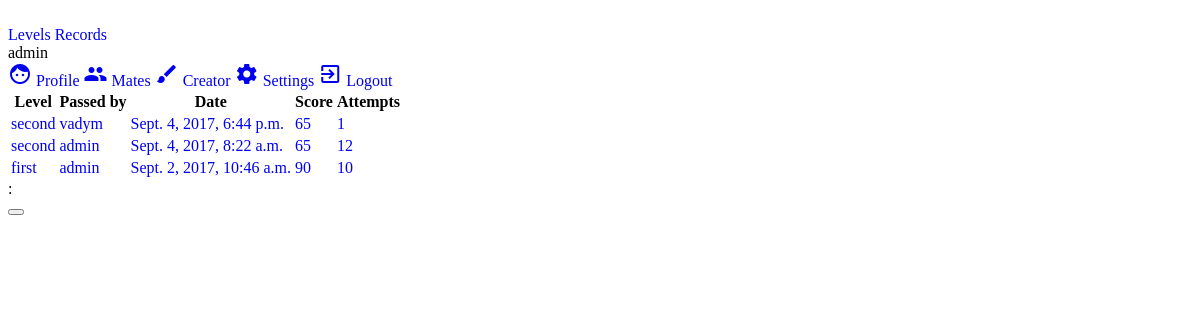
/records (signed in), run on an earlier commit of the app's database.
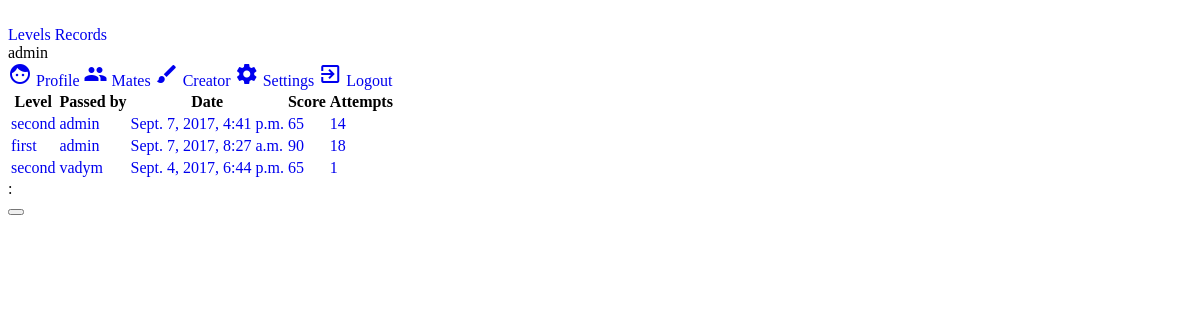
And on a later commit of the database.
### pluto/models.py (models this page shows, shortened)
class Record(models.Model):
    to = models.ForeignKey(Level, related_name='result_to', on_delete=models.CASCADE, blank=False, null=False)
    by = models.ForeignKey(User, related_name='result_by', on_delete=models.CASCADE, blank=False, null=False)
    date = models.DateTimeField(default=timezone.now, blank=False)
    attempts = models.IntegerField(blank=False)
    program = models.TextField(max_length=512)
    result = models.BooleanField(default=False, blank=False)
    score = models.IntegerField(default=0, blank=False)

class Level(models.Model):
    name = models.CharField(max_length=128, blank=False)
    date = models.DateTimeField(default=timezone.datetime.now, blank=False)
    by = models.ForeignKey(User, on_delete=models.CASCADE, blank=False, null=False)
    tilemap = models.TextField(max_length=1024)
    command_forward = models.IntegerField(blank=True)
    command_backward = models.IntegerField(blank=True)
    command_left = models.IntegerField(blank=True)
    command_right = models.IntegerField(blank=True)
    command_lo = models.IntegerField(blank=True)
    command_op = models.IntegerField(blank=True)
    hero_x = models.IntegerField(blank=False)
    hero_y = models.IntegerField(blank=False)
    hero_dir = models.IntegerField(blank=False)

class User(AbstractUser):
    image = models.ImageField(default='no_image.png', upload_to=user_directory_image_path)
    points = models.FloatField(default=10, blank=False)
    skin = models.CharField(default='polo', blank=False, max_length=32)

### pluto/views.py (the view, shortened to what this page needs)
# urls.py: url(r'^records', views.record),
@login_required(login_url='/login')
def record(request, level_id=None, by_id=None):
    if request.method == 'POST':
        by_id = request.user.id
    if level_id and by_id:
        try:
            current_level = models.Level.objects.get(id=level_id)
        except ObjectDoesNotExist:
            messages.error(request, "No such level.")
            return levels(request)
        if request.method == 'POST':
            try:
                current = models.Record.objects.get(by=by_id, to=level_id)
            except ObjectDoesNotExist:
                current = models.Record()
                current.by = request.user
                current.to = current_level
                current.attempts = 0
            current.attempts += int(request.POST['attempts'])
            current.date = timezone.localtime(timezone.now())
            program = json.loads(request.POST['program'])
            score = 0
            for i in program:
                if i == 'forward' or i == 'backward':
                    score += models.move_value
                elif i == 'left' or i == 'right':
                    score += models.turn_value
                elif i == 'lo' or i == 'op':
                    score += models.loop_value
            max_score = (current_level.command_forward + current_level.command_backward) * models.move_value
            max_score += (current_level.command_right + current_level.command_left) * models.turn_value
            max_score += (current_level.command_lo + current_level.command_op) * models.loop_value
            score = max_score * 2 - score
            if not current.score or score > current.score:
                current.score = score
                current.program = program
            current.save()
            messages.success(request, "Good job! Now you are " + ordinal(
                current.ranking()) + " in " + current_level.name + " level rating.")
        else:
            try:
                current = models.Record.objects.get(to=level_id, by=by_id)
            except ObjectDoesNotExist:
                messages.error(request, "No records like this.")
                return record(request, current_level)
        return render(request, 'result.html', {'result': current})
    else:
        context = {}
        if level_id:
            try:
                current_level = models.Level.objects.get(id=level_id)
            except ObjectDoesNotExist:
                messages.error(request, "No such level yet.")
                return record(request)
            try:
                results = models.Record.objects.filter(to=current_level).order_by('score')
            except ObjectDoesNotExist:
                messages.warning(request, "None passed this level yet.")
                return level(request, current_level)
            context['level'] = current_level
        else:
            results = models.Record.objects.all().order_by('-date')
        context['records'] = results
        return render(request, 'results.html', context)

### templates/results.html (shortened to what this page needs)
{% extends 'base.html' %}
{% block content %}
    <div class="mdl-grid">
        <table class="mdl-cell mdl-cell--12-col mdl-data-table mdl-js-data-table mdl-shadow--2dp">
        <thead>
            <tr>
                 <th class="mdl-data-table__cell--non-numeric">Level</th>
                 <th class="mdl-data-table__cell--non-numeric">Passed by</th>
                 <th class="mdl-layout--large-screen-only">Date</th>
                 <th>Score</th>
                 <th>Attempts</th>
            </tr>
        </thead>
        <tbody>
                {% for i in records %}
                    <tr>
                        <td class="mdl-data-table__cell--non-numeric"><a href="/level/{{ i.to.id }}">{{ i.to.name }}</a></td>
                        <td class="mdl-data-table__cell--non-numeric">
                            <a href="/profile/{{ i.by.id }}">
                            <span class="mdl-chip">
                                    <span class="mdl-chip__text">
                                        {{ i.by.username }}
                                    </span>
                            </span>
                            </a></td>
                        <td class="mdl-layout--large-screen-only">
                            <a href="/record/level={{ i.to.id }}&user={{ i.by.id }}">
                                    {{ i.date }}
                            </a>
                        </td>
                        <td><a href="/record/level={{ i.to.id }}&user={{ i.by.id }}">
                            <span class="mdl-chip">
                                    <span class="mdl-chip__text">
                                        {{ i.score }}
                                    </span>
                            </span>
                        </a></td>
                        <td><a href="/record/level={{ i.to.id }}&user={{ i.by.id }}">
                            <span class="mdl-chip">
                                    <span class="mdl-chip__text">
                                        {{ i.attempts }}
                                    </span>
                            </span>
                            </a></td>
                    </tr>
                {% endfor %}
        </tbody>
        </table>
    </div>
{% endblock %}

What changed in the data, as far as the page shows it:
changed Record: date "Sept. 4, 2017, 8:22 a.m." → "Sept. 7, 2017, 4:41 p.m."; attempts "12" → "14"
changed Record "first": date "Sept. 2, 2017, 10:46 a.m." → "Sept. 7, 2017, 8:27 a.m."; attempts "10" → "18"
shown differently, row unchanged: Record "Sept. 4, 2017, 6:44 p.m.": moves down the list
